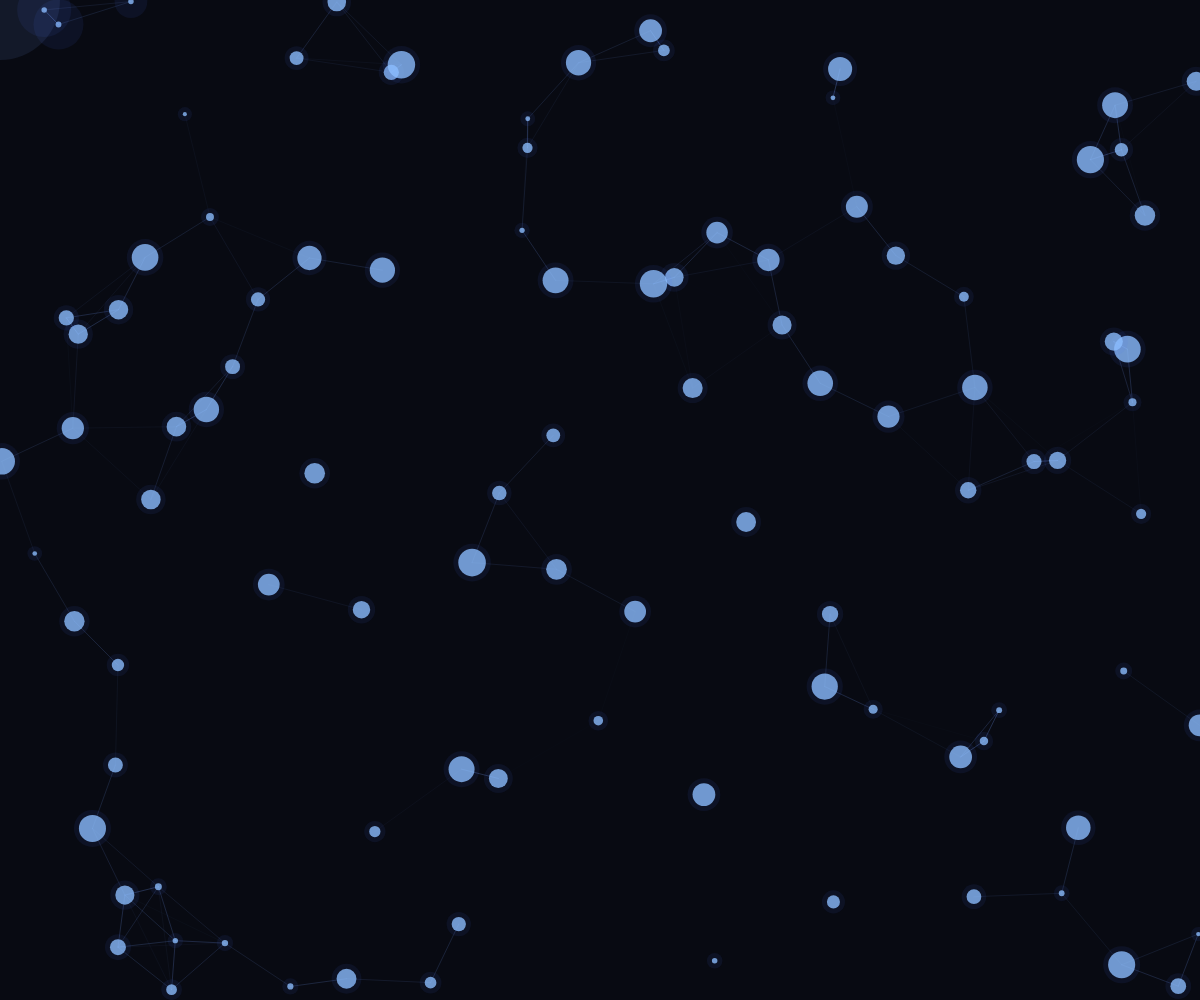
Frame 1 (no input)
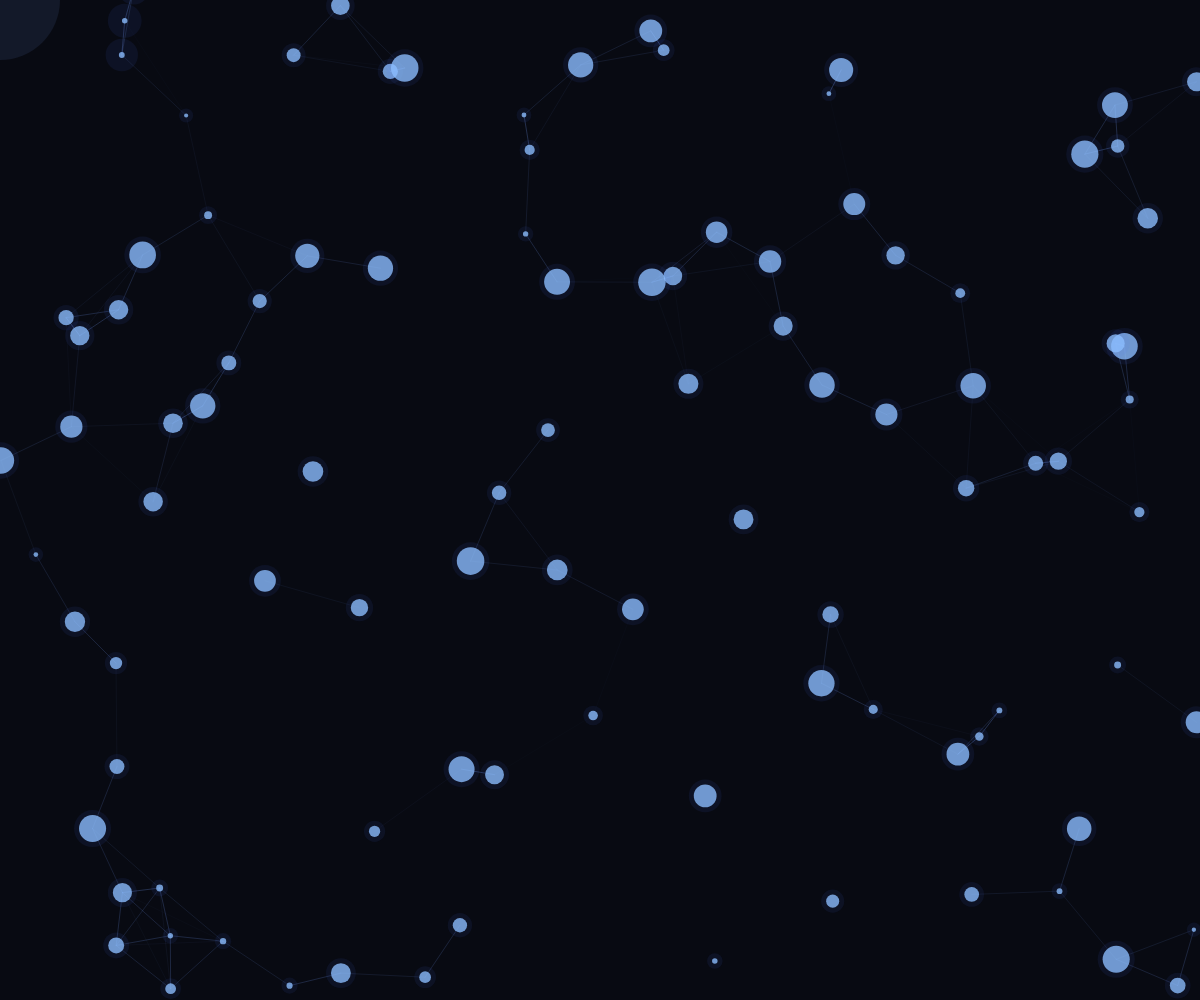
Frame 60 (no input)
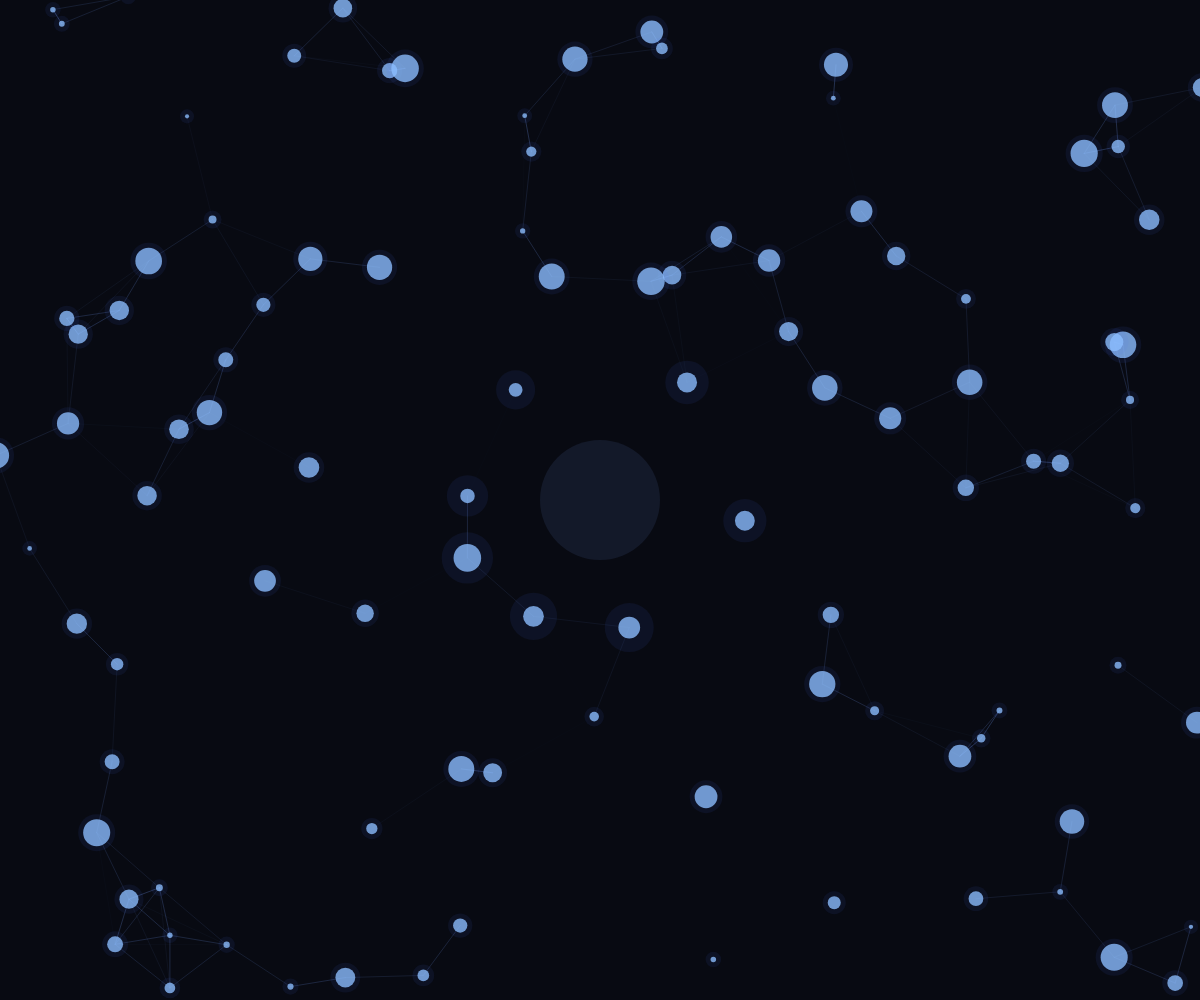
Frame 120 (the mouse pressed at the canvas centre since frame 60)

The p5.js sketch that drew these frames (run headless with seeded random() and noise() and a simulated clock; from frame 60 on, the mouse is pressed at the canvas centre):

// p5.js sketch
// ── sketch.js
let blobs = [];
let totalBlobs = 100;

function setup() {
  createCanvas(windowWidth, windowHeight);
  noStroke();

  for (let i = 0; i < totalBlobs; i++) {
    blobs.push(new Blob());
  }
}

function draw() {
  background(8, 10, 18);

  for (let blob of blobs) {
    blob.update();
  }

  drawConnections();

  for (let blob of blobs) {
    blob.display();
  }

  drawCursorField();
}

class Blob {

  constructor() {

    this.baseX = random(width);
    this.baseY = random(height);

    this.x = this.baseX;
    this.y = this.baseY;

    this.size = random(4, 28);
    this.offset = random(1000);

  }

  update() {

    let d = dist(mouseX, mouseY, this.x, this.y);

    if (d < 140) {

      let angle = atan2(this.y - mouseY, this.x - mouseX);
      let force = map(d, 0, 140, 5, 0);

      this.x += cos(angle) * force;
      this.y += sin(angle) * force;

    } else {

      this.x = lerp(this.x, this.baseX, 0.03);
      this.y = lerp(this.y, this.baseY, 0.03);

    }

    let n = noise(this.offset, frameCount * 0.01);

    this.x += map(n, 0, 1, -0.4, 0.4);
    this.y += map(n, 0, 1, -0.4, 0.4);

  }

  display() {

    let d = dist(mouseX, mouseY, this.x, this.y);

    let glow = map(d, 0, 200, 60, 10);
    glow = constrain(glow, 10, 60);

    fill(80, 120, 255, 20);
    ellipse(this.x, this.y, this.size + glow);

    fill(140, 190, 255, 200);
    ellipse(this.x, this.y, this.size);

  }

}

function drawConnections() {

  for (let i = 0; i < blobs.length; i++) {

    for (let j = i + 1; j < blobs.length; j++) {

      let d = dist(blobs[i].x, blobs[i].y, blobs[j].x, blobs[j].y);

      if (d < 120) {

        let alpha = map(d, 0, 120, 90, 0);

        stroke(120, 160, 255, alpha);
        strokeWeight(1);

        line(
          blobs[i].x,
          blobs[i].y,
          blobs[j].x,
          blobs[j].y
        );

        noStroke();

      }

    }

  }

}

function drawCursorField() {

  fill(120, 160, 255, 25);
  ellipse(mouseX, mouseY, 120);

}

function windowResized() {
  resizeCanvas(windowWidth, windowHeight);
}
